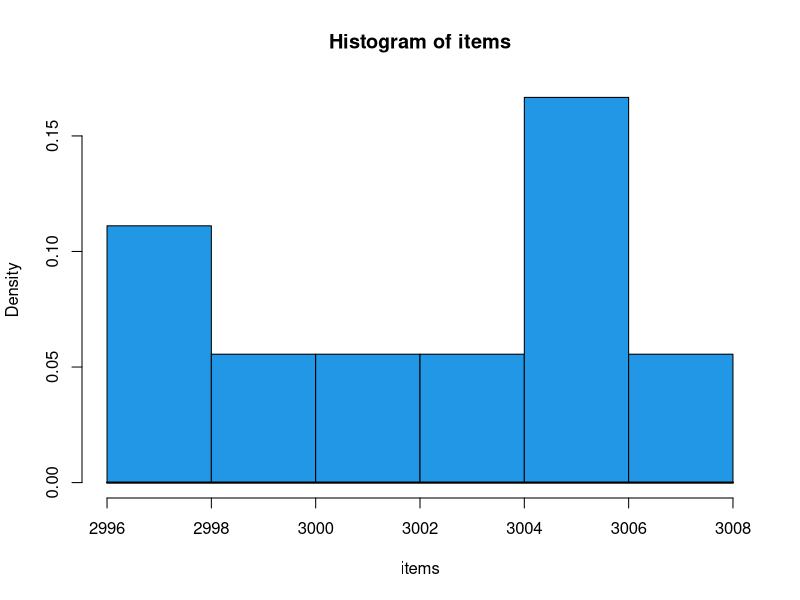
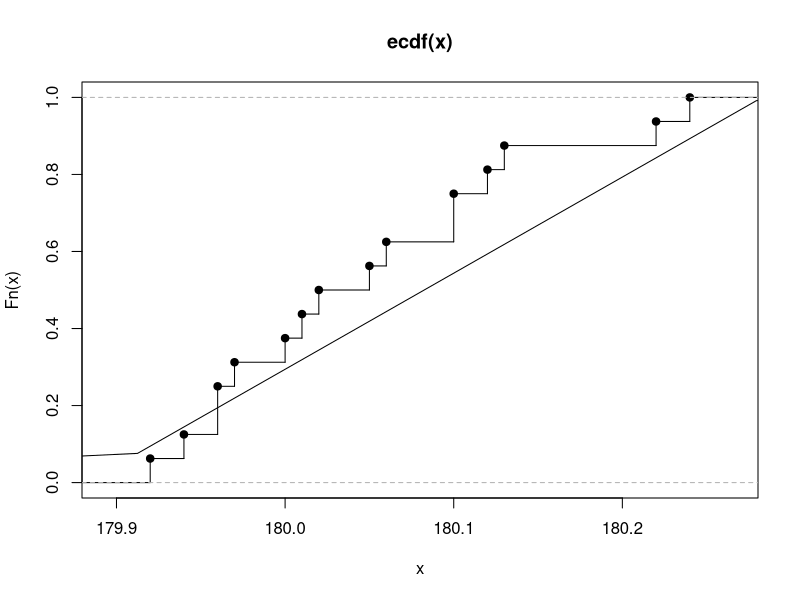
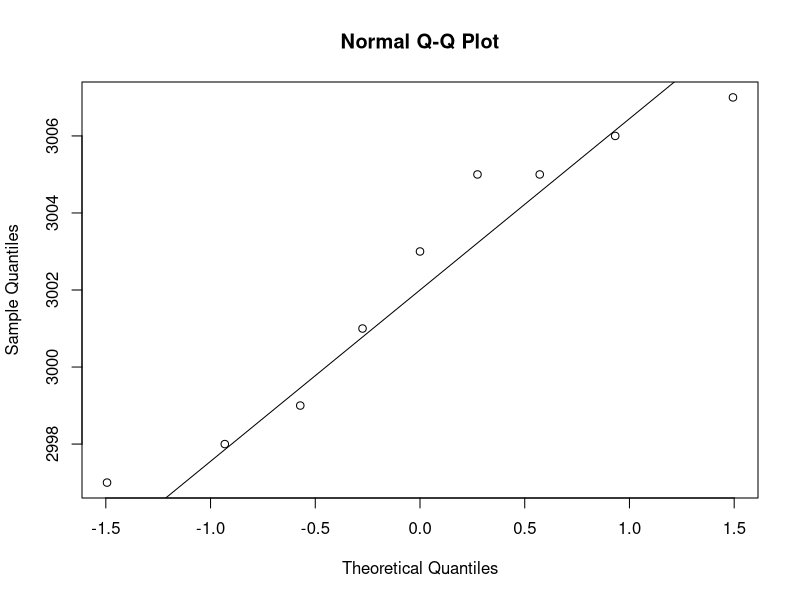
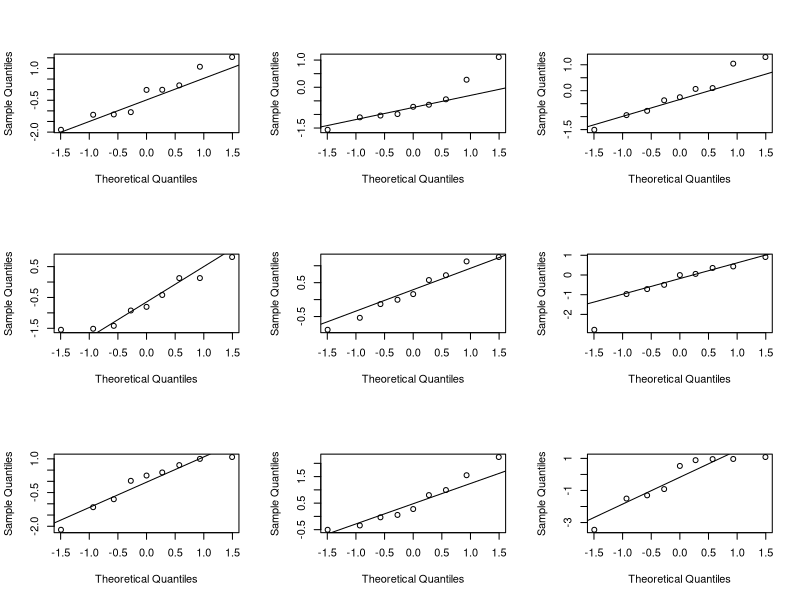

Write the R code that produced these figures, in order.
#E3.1
items <- c(3003, 3005, 2997, 3006, 2999, 2998, 3007, 3005, 3001)
##a
m <- mean(items)
s <- sd(items)
n <- length(items)
se <- s/sqrt(9)

##  c) Find the 95% confidence interval for the mean µ
## 97.5% fraktilen af t-fordelingen for n=10:
f <- qt(p=0.975, df=8)
 m + f * s/sqrt(n)
 m - f * s/sqrt(n)
t.test(items) 
#One Sample t-test
#data:  items
#t = 2306.3, df = 7, p-value <
#  2.2e-16
#alternative hypothesis: true mean is not equal to 0
#95 percent confidence interval:
#  2998.797 3004.953
# sample estimates: mean of x 3001.875 

#d) Find the 99% confidence interval for µ. Compare with the 95% one from
# above and explain why it is smaller/larger! 
f_d <- qt(p=0.995, df=8)
m + f_d * s/sqrt(n)
m - f_d * s/sqrt(n)
t.test(items, conf.level = 0.99) 
# It makes good sense that the 99% confidence interval becomes larger than the 95%
# one, as the consequence of wanting to be more confident on capturing the true mean
# µ will make us having to state a larger interval.

#e) Find the 95% confidence intervals for the variance σ
# 2 and the standard deviation σ.
qchisq(c(0.025, 0.975), df = 8)
s^2
c(8*s^2/qchisq(0.975,8),8*s^2/qchisq(0.025,8) )
sqrt(c(8*s^2/qchisq(0.975,8),8*s^2/qchisq(0.025,8) ))

#)  Find the 99% confidence intervals for the variances2and the standarddeviations
qchisq(c(0.005, 0.995), df = 8)
s^2
c(8*s^2/qchisq(0.995,8),8*s^2/qchisq(0.005,8) )
sqrt(c(8*s^2/qchisq(0.995,8),8*s^2/qchisq(0.005,8) ))





################################ 

# E3.2
# a) A 90%-confidence interval for µ becomes?
x <- c(180.02, 180.00, 180.01, 179.97, 179.92, 180.05, 179.94, 180.10,
       180.24, 180.12, 180.13, 180.22, 179.96, 180.10, 179.96, 180.06)
n <- length(x)

m <- mean(x)

s <- sd(x)

q_t <- qt(0.95, 15)

c(m - q_t*s/sqrt(n),m + q_t*s/sqrt(n)  )

t.test(x, conf.level=0.9)

# b) A 99%-confidence interval for σ becomes?


c((n-1) * s^2 / qchisq( 0.995, df = 15),(n-1) * s^2 / qchisq( 0.005, df = 15))
sqrt(c((n-1) * s^2 / qchisq( 0.995, df = 15),(n-1) * s^2 / qchisq( 0.005, df = 15)))
t.test(x, conf.level=0.99)


## 3.3 Con 3.1
# a
## µ = 3000
µ <- 3000
## Calculate t observetion value 
tobs <- (mean(items) - µ) / (sd(items) / sqrt(n))
## Calculate p value 
pvalue <- 2 * (1-pt(tobs, df=n-1))
pvalue
# b) 
qt(p=0.995, df=8)
# This means that, in a new experiment, the standardized difference between the data
# and the null hypothesis, also called tobs, must be either larger than 3.355 or smaller
# than −3.355 to lead to a significant result of the experiment.


# d) Investigate, by som plots, whether the data here appears to be coming
# from a normal distribution (as assumed until now)?
hist(items, freq=F, col = 4)
xp <- seq(2996, 3008, 0.1)
lines(xp, dnorm(xp, mean(x), sd(x)), lwd = 2)


plot(ecdf(x), verticals = TRUE)
xp <- seq(0.9*min(x), 1.1*max(x), length.out = 100)
lines(xp, pnorm(xp, mean(x), sd(x)))

qqnorm(items)
qqline(items)

par(mfrow = c(3, 3))
for (i in 1:9){
  xr <- rnorm(9)
  qqnorm(xr, main="")
  qqline(xr)
}

# The nine data points do not differ more from the line than what truly normally
# distributed samples of size n = 9 do, so we cannot falsify the normality assumption
# (Did we prove normality?...no, we accept that they are normal distributed (like when we accept the null hypothesis)).


#3.4 con 3.2
# a) Find the evidence against the following hypothesis:
#  H0 : µ = 180.
µ <- 180
## Calculate t observetion value 
tobs <- (mean(x) - µ) / (sd(x) / sqrt(n))
## Calculate p value 
pvalue <- 2 * (1-pt(tobs, df=n-1))
pvalue
#b 
qt(p=0.995, df=15)

#c What is the 99%-confidence interval for µ?
f_d <- qt(p=0.995, df=15)
m + f_d * s/sqrt(n)
m - f_d * s/sqrt(n)
t.test(x, conf.level = 0.99) 

# d) 
qt(p=0.975, df=15)



#-------------------------------------------------
#3.6 